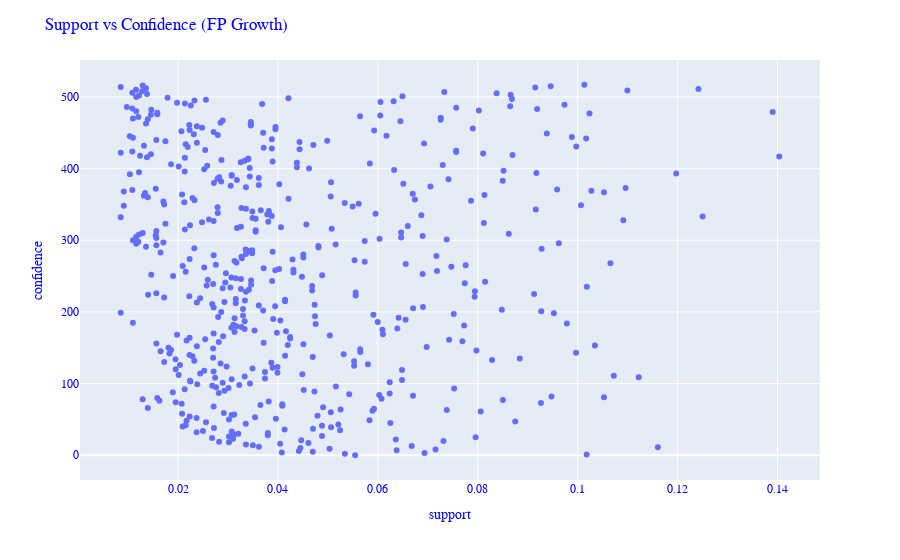

The notebook cell saved with this chart:
### Code cell
fig=px.scatter(fpg.get_patterns()['support'], fpg.get_patterns()['confidence'])
fig.update_layout(
    xaxis_title="support",
    yaxis_title="confidence",
   
    font_family="Courier New",
    font_color="blue",
    title_font_family="Times New Roman",
    title_font_color="red",
    title=('Support vs Confidence (FP Growth)')
    
)

fig.show()

### Figure 1 — Plotly figure (JSON) as saved in the notebook; plotly's stock layout.template omitted (floating-point values rounded to 4 significant figures; data arrays with more than 128 entries replaced by an {"elided": "..."} marker saying what was removed)
{"data": [{"hovertemplate": "x=%{x}<br>index=%{y}<extra></extra>", "legendgroup": "", "marker": {"color": "#636efa", "symbol": "circle"}, "mode": "markers", "name": "", "orientation": "h", "showlegend": false, "type": "scatter", "x": {"elided": "518 float values"}, "xaxis": "x", "y": {"elided": "518 int values"}, "yaxis": "y"}], "layout": {"font": {"color": "blue", "family": "Courier New"}, "legend": {"tracegroupgap": 0}, "margin": {"t": 60}, "title": {"text": "Support vs Confidence (FP Growth)"}, "xaxis": {"anchor": "y", "domain": [0, 1], "title": {"text": "support"}}, "yaxis": {"anchor": "x", "domain": [0, 1], "title": {"text": "confidence"}}}}
